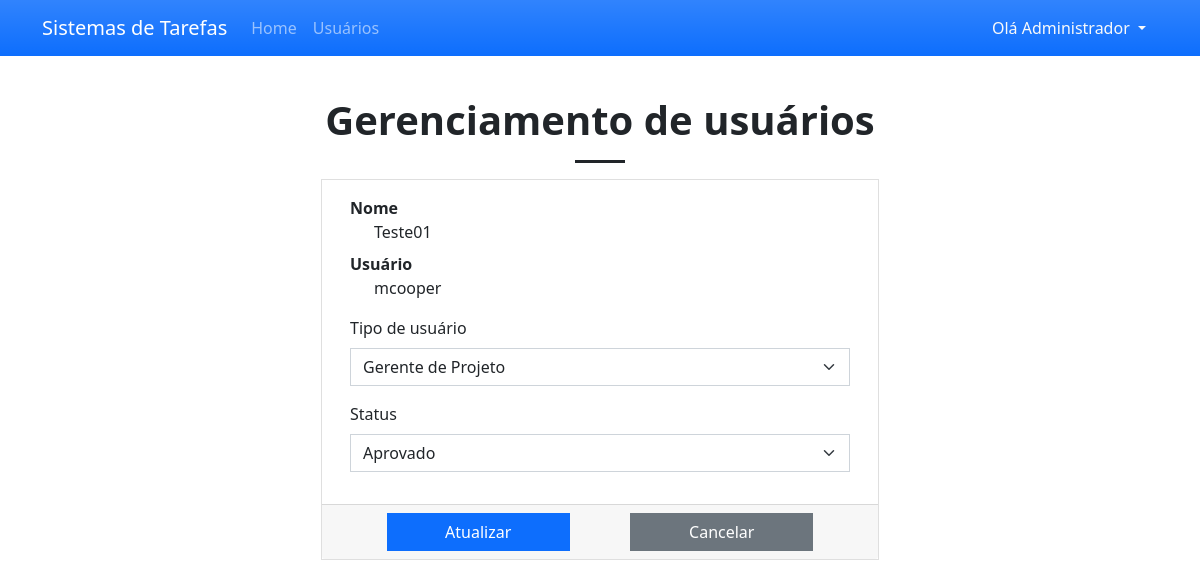
Page /?page=manage_user&id=2 (signed in) on the committed database.
### tables this page shows
CREATE TABLE `user_list` (
            `user_id` INTEGER NOT NULL PRIMARY KEY AUTOINCREMENT,
            `fullname` INTEGER NOT NULL,
            `username` TEXT NOT NULL,
            `password` TEXT NOT NULL,
            `type` TINYINT(1) NOT NULL Default 0,
            `status` TINYINT(1) NOT NULL Default 0,
            `date_created` TIMESTAMP DEFAULT CURRENT_TIMESTAMP
        );

### manage_user.php (the view, shortened to what this page needs)
<?php
$sql = "SELECT `user_id`, `fullname`, `username`, `status`, `type` FROM `user_list` where `user_id` = '{$_GET['id']}' ";
$query = $conn->query($sql);
$data = $query->fetchArray();
?>
<h1 class="text-center fw-bolder">Gerenciamento de usuários</h1>
<hr class="mx-auto opacity-100" style="width:50px;height:3px">
<div class="col-lg-6 col-md-8 col-sm-12 col-12 mx-auto">
    <div class="card rounded-0">
        <div class="card-body">
            <div class="container-fluid">
                <form action="" id="update-user">
                    <dl>
                        <dt class="text-body-tertiary">Nome</dt>
                        <dd class="ps-4"><?= $data['fullname'] ?? '' ?></dd>
                        <dt class="text-body-tertiary">Usuário</dt>
                        <dd class="ps-4"><?= $data['username'] ?? '' ?></dd>
                    </dl>
                    <div class="mb-3">
                        <label for="type" class="form-label">Tipo de usuário</label>
                        <select name="type" id="type" class="form-select rounded-0" requried>
                            <option value="1" <?= isset($data['type']) && $data['type'] == 1 ? "selected" : "" ?>>Gerente de Projeto</option>
                        </select>
                    </div>
                    <div class="mb-3">
                        <label for="status" class="form-label">Status</label>
                        <select name="status" id="status" class="form-select rounded-0" requried>
                            <option value="1" <?= isset($data['status']) && $data['status'] == 1 ? "selected" : "" ?>>Aprovado</option>
                        </select>
                    </div>
                </form>
            </div>
        </div>
        <div class="card-footer">
            <div class="row justify-content-evenly">
                <button class="btn col-lg-4 col-md-5 col-sm-12 col-12 btn-primary rounded-0" form="update-user">Atualizar</button>
                <a class="btn col-lg-4 col-md-5 col-sm-12 col-12 btn-secondary rounded-0" href='./?page=users'>Cancelar</a>
            </div>
        </div>
    </div>
</div>

### css/custom.css (style rules this page uses)
html, body { margin: unset; height: 100%; width: 100%; overflow-x: hidden; }
body { padding-bottom:5em; }

### rows in the picture
user_list: fullname "Teste01", username "mcooper", type "Gerente de Projeto", status "Aprovado"

### other values in the picture
$_SESSION['fullname'] "Administrador"
